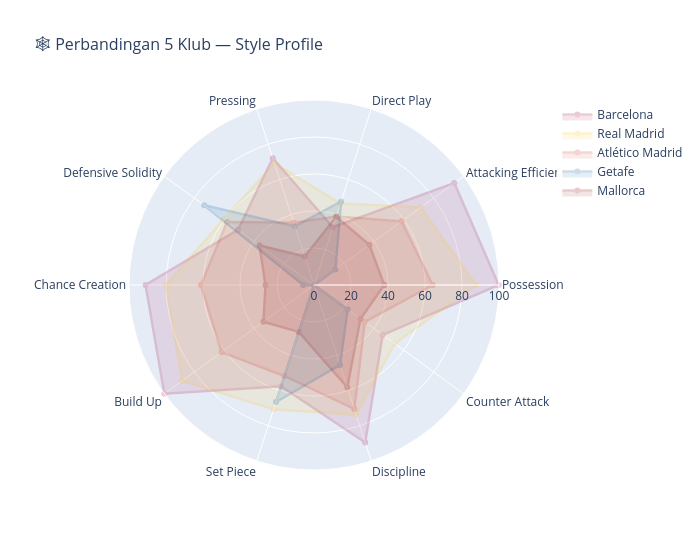

The code cell stored with this chart in its notebook:
### Code cell
# --- Radar Comparison: 5 klub representatif ---
radar_chart(
    teams_style_scores,
    clubs=["Barcelona", "Real Madrid", "Atlético Madrid", "Getafe", "Mallorca"],
    score_columns=score_cols,
    colors=["#A50044", "#FEBE10", "#CE3524", "#005999", "#8B0000"],
    title="🕸️ Perbandingan 5 Klub — Style Profile",
).show()

### Figure 1 — Plotly figure (JSON) as saved in the notebook; plotly's stock layout.template omitted (floating-point values rounded to 4 significant figures)
{"data": [{"fill": "toself", "line": {"color": "#A50044", "width": 2.5}, "name": "Barcelona", "opacity": 0.2, "r": [99.8, 93.75, 32.82, 72.06, 50.73, 91.06, 100, 57.58, 89.5, 45.88, 99.8], "theta": ["Possession", "Attacking Efficiency", "Direct Play", "Pressing", "Defensive Solidity", "Chance Creation", "Build Up", "Set Piece", "Discipline", "Counter Attack", "Possession"], "type": "scatterpolar"}, {"fill": "toself", "line": {"color": "#FEBE10", "width": 2.5}, "name": "Real Madrid", "opacity": 0.2, "r": [87.55, 71.19, 46.32, 69.15, 60.37, 79.97, 88.03, 70.64, 73.66, 53.82, 87.55], "theta": ["Possession", "Attacking Efficiency", "Direct Play", "Pressing", "Defensive Solidity", "Chance Creation", "Build Up", "Set Piece", "Discipline", "Counter Attack", "Possession"], "type": "scatterpolar"}, {"fill": "toself", "line": {"color": "#CE3524", "width": 2.5}, "name": "Atlético Madrid", "opacity": 0.2, "r": [64.13, 58.54, 38.98, 35.33, 58.04, 61.09, 61.77, 51.7, 70.46, 33.93, 64.13], "theta": ["Possession", "Attacking Efficiency", "Direct Play", "Pressing", "Defensive Solidity", "Chance Creation", "Build Up", "Set Piece", "Discipline", "Counter Attack", "Possession"], "type": "scatterpolar"}, {"fill": "toself", "line": {"color": "#005999", "width": 2.5}, "name": "Getafe", "opacity": 0.2, "r": [0, 14.26, 47.46, 33.31, 73.37, 5.79, 0, 66.52, 45.42, 22.48, 0], "theta": ["Possession", "Attacking Efficiency", "Direct Play", "Pressing", "Defensive Solidity", "Chance Creation", "Build Up", "Set Piece", "Discipline", "Counter Attack", "Possession"], "type": "scatterpolar"}, {"fill": "toself", "line": {"color": "#8B0000", "width": 2.5}, "name": "Mallorca", "opacity": 0.2, "r": [37.97, 36.99, 38.78, 16.19, 36.38, 26.22, 33.78, 26.67, 58.14, 31.05, 37.97], "theta": ["Possession", "Attacking Efficiency", "Direct Play", "Pressing", "Defensive Solidity", "Chance Creation", "Build Up", "Set Piece", "Discipline", "Counter Attack", "Possession"], "type": "scatterpolar"}], "layout": {"height": 550, "legend": {"font": {"size": 12}}, "polar": {"radialaxis": {"range": [0, 100], "ticksuffix": "", "visible": true}}, "title": {"font": {"size": 16}, "text": "🕸️ Perbandingan 5 Klub — Style Profile"}, "width": 700}}
